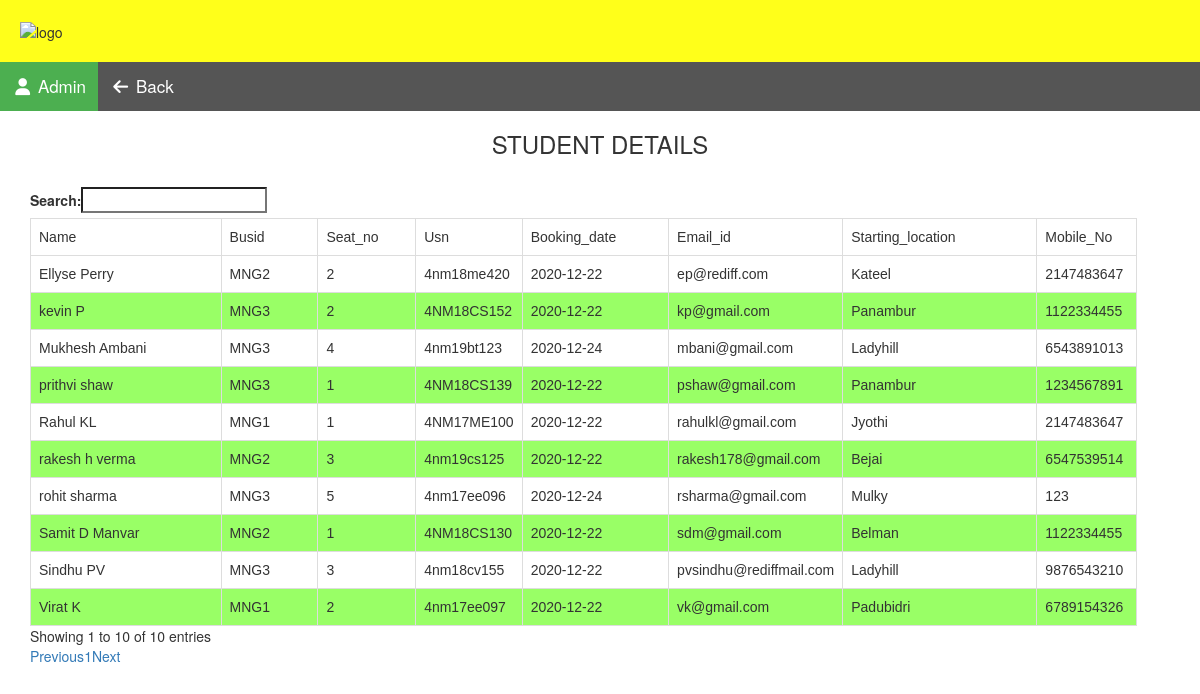
The page /studentdetails.php on the database as committed earlier.
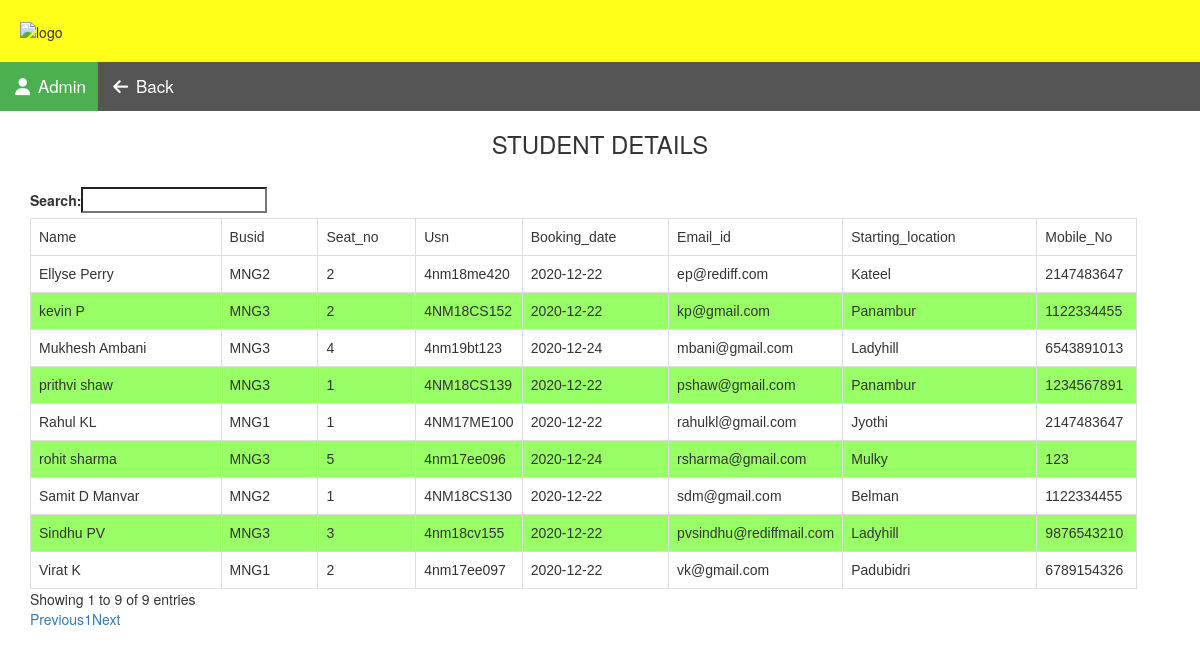
The same page on the database as committed later.
### tables this page shows
CREATE TABLE `booking_details` (
  `bus_id` varchar(255) NOT NULL,
  `seat_no` int(11) NOT NULL,
  `usn` varchar(255) NOT NULL,
  `booking_date` date NOT NULL,
  `email_id` varchar(255) NOT NULL,
  `starting_location` varchar(255) NOT NULL
);

CREATE TABLE `student` (
  `usn` varchar(255) NOT NULL,
  `name` varchar(255) NOT NULL,
  `dob` date NOT NULL,
  `year` varchar(255) NOT NULL,
  `branch` varchar(255) NOT NULL,
  `address` varchar(255) NOT NULL,
  `mobile_no` varchar(255) NOT NULL,
  `starting_location` varchar(255) NOT NULL,
  `email_id` varchar(255) NOT NULL,
  `gender` varchar(50) NOT NULL
);

### studentdetails.php (the view, shortened to what this page needs)
<?php
 $connect = mysqli_connect("localhost", "root", "", "bus_booking");
$sql = "SELECT * FROM student INNER JOIN booking_details ON student.usn = booking_details.usn";
 $result = mysqli_query($connect, $sql);
 ?>
 <!DOCTYPE html>
 <html>
      <head>
           <link rel="stylesheet" href="https://maxcdn.bootstrapcdn.com/bootstrap/3.3.6/css/bootstrap.min.css" />
           <link rel="stylesheet" href="https://cdn.datatables.net/1.10.12/css/dataTables.bootstrap.min.css" />
	  </head>
      <body>
<div class="header">
	<img src="photos/nittelogo.png" alt="logo" class="nittelogo"/>
	</div>
<div class="navbars">
    <a class="active" href="####"><i class="fa fa-fw fa-user"></i> Admin</a>
    <a href="adminportal.php"><i class="fa fa-fw fa-arrow-left"></i> Back</a>
</div>
           <div class="container" >
                <h3 align="center">STUDENT DETAILS</h3>
                <br />
                <div class="table-responsive">
                     <table id="customer_data" >
                          <thead>
                               <tr>
							   <td style="width:200px;">Name</td>
							   <td style="width:100px;">Busid</td>
							   <td style="width:100px;">Seat_no</td>
                                <td style="width:100px;">Usn</td>
									<td style="width:150px;">Booking_date</td>
                                    <td style="width:100px;">Email_id</td>
                                 <td style="width:200px;">Starting_location</td>
                                    <td style="width:100px;">Mobile_No</td>
                               </tr>
                          </thead>
                          <?php
                          while($row = mysqli_fetch_array($result))
                          {
                               echo '
                               <tr>
							   <td>'.$row["name"].'</td>
							  <td>'.$row["bus_id"].'</td>
                              <td>'.$row["seat_no"].'</td>
                                <td>'.$row["usn"].'</td>
                                    <td>'.$row["booking_date"].'</td>
									 <td>'.$row["email_id"].'</td>
									 <td>'.$row["starting_location"].'</td>
                                    <td>'.$row["mobile_no"].'</td>
</tr>
                               ';
                          }
                          ?>
					 </table>
                </div>
           </div>  <br>
      </body>
 </html>

Rows that differ between the two databases and show on the page:
removed booking_details: usn.name "rakesh h verma", bus "MNG2", seat_no "3", usn "4nm19cs125", booking_date "2020-12-22", email "rakesh178@gmail.com", starting_location "Bejai", usn.mobile_no "6547539514"
Other text that changed with them:
text written by a page script: "Search: Showing 1 to 10 of 10 entries Previous 1 Next" → "Search: Showing 1 to 9 of 9 entries Previous 1 Next"
